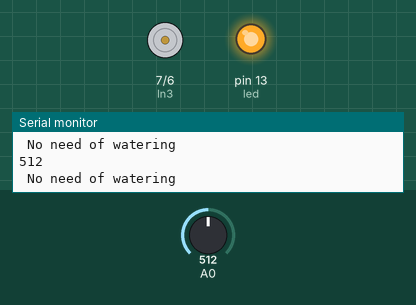
The sketch below on a simulated Arduino Uno, built with avr-gcc and run on an emulated ATmega328P. Shown: motor-driver pin pairs drawn as motors (green arrow = first pin HIGH = forward, orange = second pin HIGH = backward, longer = more drive, scaled by the enable pin), output pins drawn as LEDs (lit = HIGH), the last lines printed to the serial monitor. The test bench sets the inputs (shaded band); at power-on: A0 = 512. The modem accepts every AT command (registered, SIM ready, sends succeed) and sends nothing else.

Above: at 1.3 s.
1.4 s: A0 set to 581
2.9 s: A0 set to 616
At 4.0 s:
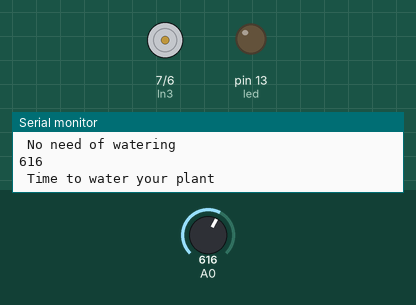
7.5 s: A0 set to 590
At 10.3 s:
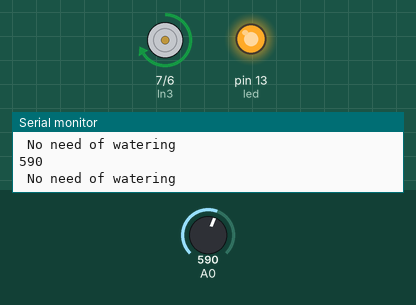
10.5 s: A0 set to 610
At 10.9 s:
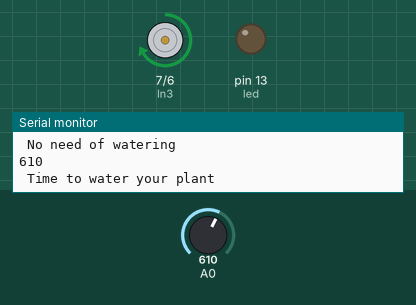
Timing chart, 0 to 13.1 s (numbered marks = the images above; inputs shaded):
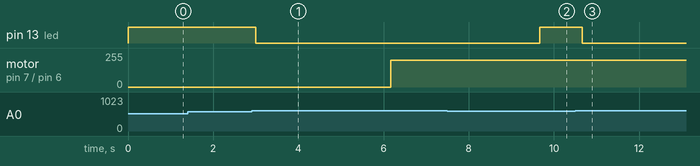

The sketch:

eewsproject.ino
```cpp
#include <SoftwareSerial.h>
SoftwareSerial mySerial(10, 11);
char msg;
int sensorValue;
int led = 13;
int EnB  = 5;
int In3  = 7; //motor
int In4  = 6; //motor


// you can adjust the threshold value
int thresholdValue = 600;

void setup(){
  pinMode(led, OUTPUT);
  Serial.begin(9600);
  pinMode(EnB, OUTPUT);
  pinMode(In3, OUTPUT);
  pinMode(In4, OUTPUT);
  mySerial.begin(9600);

}
void motor()
{
  digitalWrite(In3, HIGH);
  digitalWrite(In4, LOW);
  analogWrite(EnB, 200);
  delay(3000);

}

void SendMessage()
{
  mySerial.println("AT+CMGF=1");    //Sets the GSM Module in Text Mode
  delay(1000);  // Delay of 1000 milli seconds or 1 second
  mySerial.println("AT+CMGS=\"+919619638072\"\r"); // Replace x with mobile number
  delay(1000);
  mySerial.println("Plant needs water");// The SMS text you want to send
  delay(100);
   mySerial.println((char)26);// ASCII code of CTRL+Z
  delay(1000);
}

void loop() {

  sensorValue = analogRead(A0);
  Serial.println(sensorValue);
  if(sensorValue < thresholdValue){
    Serial.println(" No need of watering");
    digitalWrite(led, HIGH);
  }
  else {
    Serial.println(" Time to water your plant");
     digitalWrite(led, LOW);
    SendMessage();
    motor();
  }
  delay(500);
}
```

Measured:
- the behaviour switches between 599 and 600 on A0 (found by bisection; images 0 and 1)
- after the input at 2.9 s, pin 13 (led): HIGH → LOW after 0.10 s; motor on pin 7 (In3) / pin 6 (In4): stopped → forward 200/255 after 3.3 s
- after the input at 7.5 s, pin 13 (led): LOW → HIGH after 2.2 s
- after the input at 10.5 s, pin 13 (led): HIGH → LOW after 0.17 s
